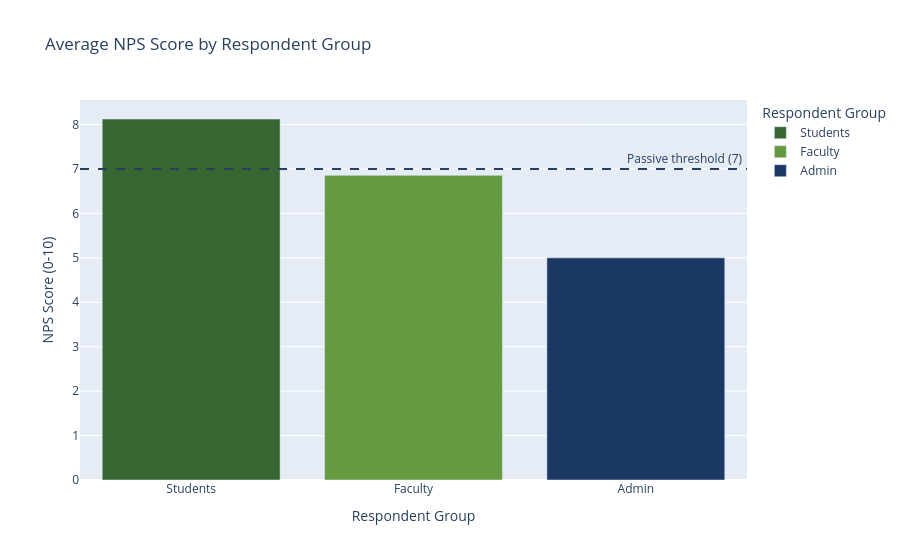

Notebook code for this chart:
### Code cell
# create barplot (vertical)
labels = {'group':'Respondent Group','scores':'NPS Score (0-10)'}
fig = px.bar(NPS_scores_df, x='group', y='scores', labels=labels, title='Average NPS Score by Respondent Group', color = 'group', color_discrete_map={
    'Students':FOREST_GREEN,
    'Faculty':VINEYARD_GREEN,
    'Admin':PACIFIC_BLUE
})
fig.add_hline(y=7, line_dash='dash', annotation_text="Passive threshold (7) ",
              annotation_position="top right")
fig.show()

# add passive threshold bar

### Figure 1 — Plotly figure (JSON) as saved in the notebook; plotly's stock layout.template omitted (floating-point values rounded to 4 significant figures)
{"data": [{"hovertemplate": "Respondent Group=%{x}<br>NPS Score (0-10)=%{y}<extra></extra>", "legendgroup": "Students", "marker": {"color": "#366732", "pattern": {"shape": ""}}, "name": "Students", "orientation": "v", "showlegend": true, "textposition": "auto", "x": ["Students"], "xaxis": "x", "y": [8.125], "yaxis": "y", "type": "bar"}, {"hovertemplate": "Respondent Group=%{x}<br>NPS Score (0-10)=%{y}<extra></extra>", "legendgroup": "Faculty", "marker": {"color": "#659a41", "pattern": {"shape": ""}}, "name": "Faculty", "orientation": "v", "showlegend": true, "textposition": "auto", "x": ["Faculty"], "xaxis": "x", "y": [6.857], "yaxis": "y", "type": "bar"}, {"hovertemplate": "Respondent Group=%{x}<br>NPS Score (0-10)=%{y}<extra></extra>", "legendgroup": "Admin", "marker": {"color": "#1b3764", "pattern": {"shape": ""}}, "name": "Admin", "orientation": "v", "showlegend": true, "textposition": "auto", "x": ["Admin"], "xaxis": "x", "y": [5.0], "yaxis": "y", "type": "bar"}], "layout": {"xaxis": {"anchor": "y", "domain": [0.0, 1.0], "title": {"text": "Respondent Group"}, "categoryorder": "array", "categoryarray": ["Students", "Faculty", "Admin"]}, "yaxis": {"anchor": "x", "domain": [0.0, 1.0], "title": {"text": "NPS Score (0-10)"}}, "legend": {"title": {"text": "Respondent Group"}, "tracegroupgap": 0}, "title": {"text": "Average NPS Score by Respondent Group"}, "barmode": "relative", "shapes": [{"line": {"dash": "dash"}, "type": "line", "x0": 0, "x1": 1, "xref": "x domain", "y0": 7, "y1": 7, "yref": "y"}], "annotations": [{"showarrow": false, "text": "Passive threshold (7) ", "x": 1, "xanchor": "right", "xref": "x domain", "y": 7, "yanchor": "bottom", "yref": "y"}]}}
